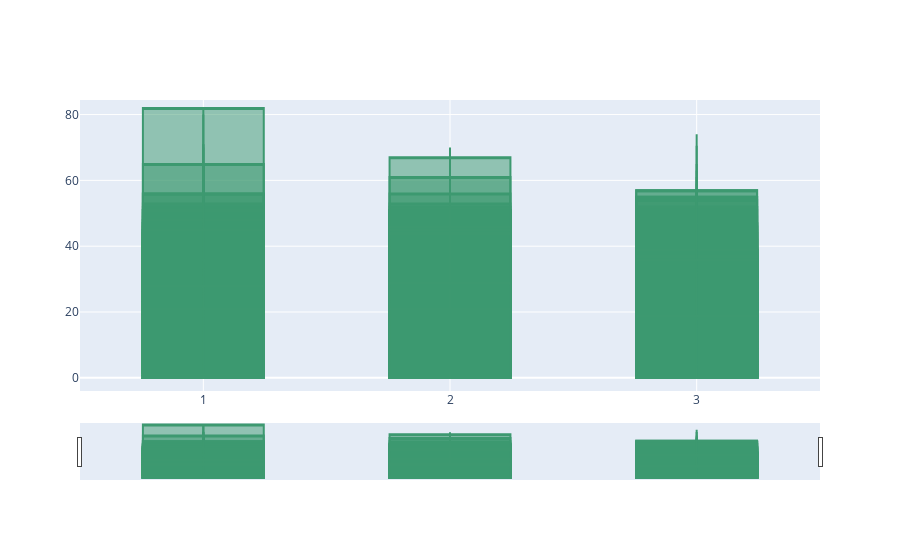

Notebook code cell kept with this figure:
### Markdown cell above
# Candlestick

### Code cell
import plotly.graph_objects as go
fig = go.Figure(data=[go.Candlestick(x=data['Pclass'],
                open=data['Survived'],
                high=data['Age'],
                low=data['Pclass'],
                close=data['Name_len'])])

fig.show()

### Figure 1 — Plotly figure (JSON) as saved in the notebook; plotly's stock layout.template omitted (floating-point values rounded to 4 significant figures; data arrays with more than 128 entries replaced by an {"elided": "..."} marker saying what was removed)
{"data": [{"close": {"elided": "891 int values"}, "high": {"elided": "891 float values"}, "low": {"elided": "891 int values"}, "open": {"elided": "891 int values"}, "type": "candlestick", "x": {"elided": "891 int values"}}], "layout": {"autosize": true, "xaxis": {"autorange": true, "range": [0.5, 3.5], "rangeslider": {"autorange": true, "range": [0.5, 3.5], "yaxis": {"_template": null, "rangemode": "match"}}, "type": "linear"}, "yaxis": {"autorange": true, "range": [-4.001, 84.42]}}}
